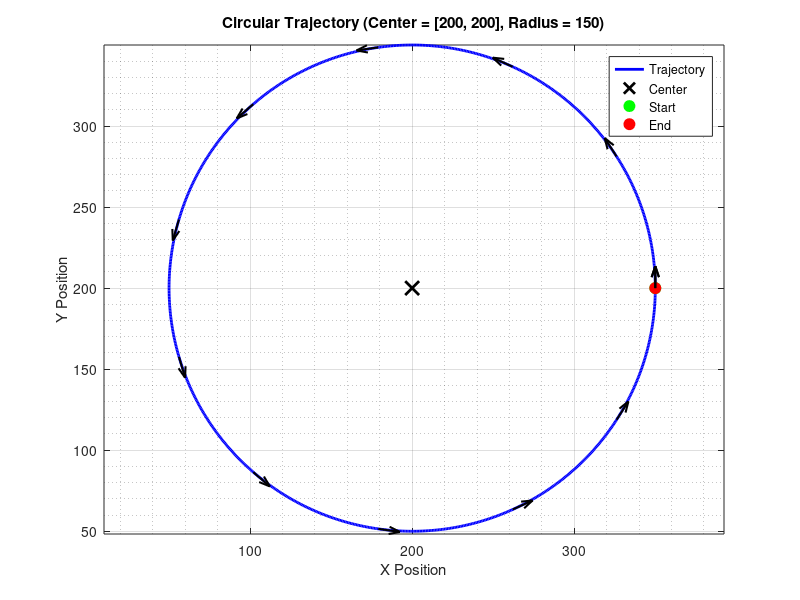

This figure's MATLAB source:
% Circular Trajectory
% Parameters: x, y, theta (heading angle in radians)

% Clear workspace and close figures
clear;
clc;
close all;

% Circle parameters
center_x = 200;     % Circle center x
center_y = 200;     % Circle center y
radius   = 150;     % Circle radius

% Trajectory parameters
num_points = 1000;              % High resolution
angles = linspace(0, 2*pi, num_points);  % Full circle

% Generate circular trajectory points
x_positions = center_x + radius * cos(angles);
y_positions = center_y + radius * sin(angles);

% Heading angle (tangent to the circle, CCW motion)
theta_positions = angles + pi/2;

% Display trajectory information
fprintf('Circular Trajectory:\n');
fprintf('Center: (%.1f, %.1f)\n', center_x, center_y);
fprintf('Radius: %.1f units\n', radius);
fprintf('Trajectory length (circumference): %.2f units\n', 2*pi*radius);
fprintf('Number of points: %d\n', num_points);
fprintf('Angular resolution: %.6f rad\n', (2*pi)/(num_points-1));

% Plot the trajectory
figure;
plot(x_positions, y_positions, 'b-', 'LineWidth', 2);
hold on;

% Mark center, start, and end points
plot(center_x, center_y, 'kx', 'MarkerSize', 10, 'LineWidth', 2);
plot(x_positions(1), y_positions(1), 'go', 'MarkerSize', 8, 'MarkerFaceColor', 'g');
plot(x_positions(end), y_positions(end), 'ro', 'MarkerSize', 8, 'MarkerFaceColor', 'r');

% Add orientation arrows
arrow_indices = round(linspace(1, num_points, 12));
for i = arrow_indices
    arrow_length = 15;
    quiver(x_positions(i), y_positions(i), ...
           arrow_length * cos(theta_positions(i)), ...
           arrow_length * sin(theta_positions(i)), ...
           'k', 'LineWidth', 1.5, 'MaxHeadSize', 0.3);
end

% Formatting
grid on;
axis equal;
xlabel('X Position');
ylabel('Y Position');
title('Circular Trajectory (Center = [200, 200], Radius = 150)');
legend('Trajectory', 'Center', 'Start', 'End', 'Location', 'best');
grid minor;

% Optional: Create trajectory data structure
trajectory = struct();
trajectory.x = x_positions;
trajectory.y = y_positions;
trajectory.theta = theta_positions;
trajectory.timestamp = linspace(0, 10, num_points); % Example timestamps

% Display first few and last few points
fprintf('\nFirst 5 trajectory points:\n');
fprintf('Time\tX\tY\tTheta (rad)\tTheta (deg)\n');
for i = 1:5
    fprintf('%.2f\t%.2f\t%.2f\t%.3f\t\t%.1f\n', ...
            trajectory.timestamp(i), trajectory.x(i), ...
            trajectory.y(i), trajectory.theta(i), rad2deg(trajectory.theta(i)));
end

fprintf('\nLast 5 trajectory points:\n');
fprintf('Time\tX\tY\tTheta (rad)\tTheta (deg)\n');
for i = num_points-4:num_points
    fprintf('%.2f\t%.2f\t%.2f\t%.3f\t\t%.1f\n', ...
            trajectory.timestamp(i), trajectory.x(i), ...
            trajectory.y(i), trajectory.theta(i), rad2deg(trajectory.theta(i)));
end
